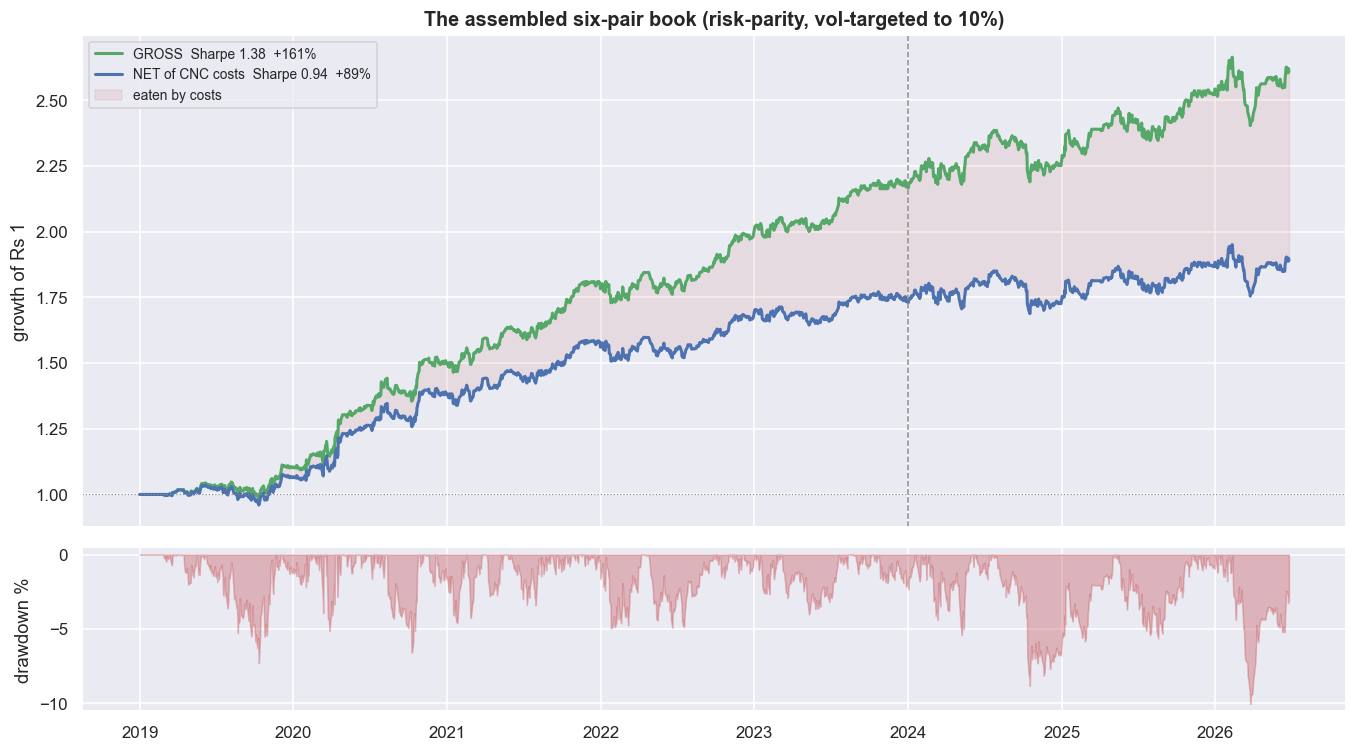

Write Python code to recreate this figure.
wbook   = pd.Series(w_rp, index=BOOK)                       # risk-parity weights for the live book
book_pre = (Rvt[BOOK] * wbook).sum(axis=1)
pscale   = TARGET_PORT_VOL / (book_pre.loc[TR0:TR1].std() * np.sqrt(ANN))
exposure = {k: float(pscale * wbook[k] * lev[k]) for k in BOOK}   # rupee scale of each pair's 1-unit long spread
book_gross = book_pre * pscale

# realistic CNC round-trip cost charged per unit change in each pair's held position
COST_RT   = pair_roundtrip_cost_frac(product='CNC')
COST_TURN = 0.5 * COST_RT
turnover  = sum(Hd[k].diff().abs().fillna(0.0) * exposure[k] for k in BOOK)
book_net  = book_gross - COST_TURN * turnover

g, n = perf(book_gross.loc[TR0:OO1]), perf(book_net.loc[TR0:OO1])
no   = perf(book_net.loc[OO0:OO1])
eg, en = eqc(book_gross.loc[TR0:OO1]), eqc(book_net.loc[TR0:OO1])
dd   = en/en.cummax() - 1

fig, (ax1, ax2) = plt.subplots(2, 1, figsize=(12.5, 7.0), sharex=True, gridspec_kw=dict(height_ratios=[3,1]))
ax1.plot(eg.index, eg.values, color=C['green'], lw=2.0, label=f"GROSS  Sharpe {g['sharpe']:.2f}  {g['total']*100:+.0f}%")
ax1.plot(en.index, en.values, color=C['blue'],  lw=2.0, label=f"NET of CNC costs  Sharpe {n['sharpe']:.2f}  {n['total']*100:+.0f}%")
ax1.fill_between(eg.index, en.values, eg.values, color=C['red'], alpha=0.10, label='eaten by costs')
ax1.axvline(pd.Timestamp(OO0), color=C['grey'], ls='--', lw=1.0); ax1.axhline(1, color=C['grey'], ls=':', lw=0.8)
ax1.set_title(f'The assembled six-pair book (risk-parity, vol-targeted to {TARGET_PORT_VOL*100:.0f}%)')
ax1.set_ylabel('growth of Rs 1'); ax1.legend(fontsize=9, loc='upper left')
ax2.fill_between(dd.index, dd.values*100, 0, color=C['red'], alpha=0.35)
ax2.set_ylabel('drawdown %'); ax2.set_xlabel('')
plt.tight_layout(); plt.show()

print(f"book round-trip cost ~ {COST_RT*1e4:.0f} bps/leg-notional  |  net Sharpe full {n['sharpe']:.2f}  net OOS {no['sharpe']:.2f}")
print(f"net out-of-sample: total {no['total']*100:+.1f}%   max drawdown {no['maxdd']*100:.1f}%   "
      f"(six pairs are steadier than the single pair of nb 07, but the OOS haircut is real)")
